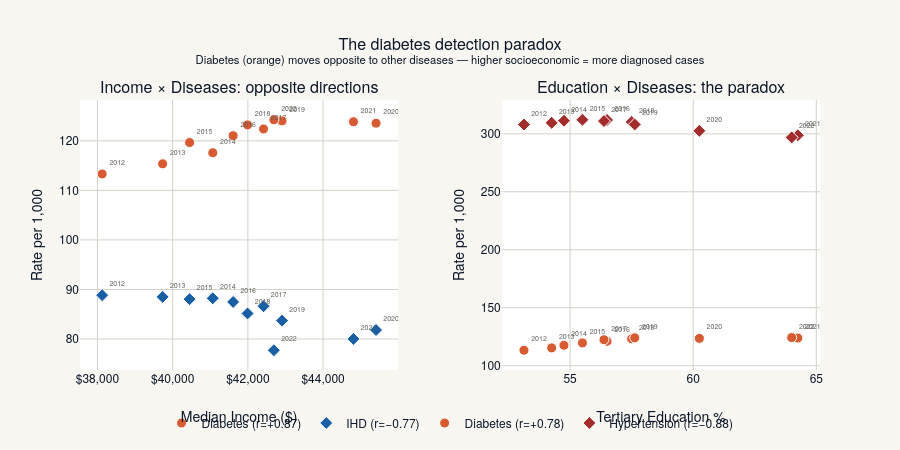

Notebook code for this chart:
### Markdown cell above
---
## 10. The Diabetes Paradox: When "More Cases" Means Better Healthcare

Diabetes is the **only** chronic disease that correlates *positively* with income and education — the exact opposite of what we'd expect. In a province where healthcare is free, why would wealthier, better-educated communities have *more* diagnosed diabetes?

**The answer: diagnostic ascertainment bias.**

As socioeconomic status rises, people are more likely to:
1. **Have a regular family doctor** — NS has an ongoing primary care attachment crisis (~100K+ residents without a GP). Higher-income communities tend to have better attachment rates.
2. **Get screened proactively** — diabetes is often asymptomatic for years. It's caught through blood work at routine checkups, not emergency visits.
3. **Receive a formal diagnosis and enter CCDSS tracking** — the surveillance system captures diagnosed cases, not actual prevalence.

So the diabetes rate isn't *increasing* because people are sicker — it's increasing because more cases are being **found and recorded**. The healthcare system is free, but *using* it proactively requires access to a GP, health literacy, and the time/ability to attend appointments — all socioeconomically mediated.

The other diseases (AMI, Hypertension, Asthma, IHD) don't show this pattern because their symptoms are more **acute** and less dependent on elective screening — you go to the ER when you have a heart attack or an asthma crisis regardless of education level.

### Code cell
# ============================================================
# 10. DIABETES PARADOX VISUALIZATION
# ============================================================
fig = make_subplots(
    rows=1, cols=2, subplot_titles=[
        'Income × Diseases: opposite directions',
        'Education × Diseases: the paradox'
    ], horizontal_spacing=0.14
)

# Panel A: Income vs Diabetes (positive) & IHD (negative)
for hv, color, name, symbol in [
    ('Diabetes', NS['coral'], 'Diabetes (r=+0.87)', 'circle'),
    ('Ischemic Heart Disease', NS['blue'], 'IHD (r=−0.77)', 'diamond'),
]:
    fig.add_trace(go.Scatter(
        x=merged['Median_Income'], y=merged[hv],
        name=name, mode='markers+text',
        text=merged['Year'].astype(str), textposition='top right', textfont=dict(size=7, color=NS['slate']),
        marker=dict(size=10, color=color, symbol=symbol, line=dict(width=1, color='white')),
        hovertemplate=f'<b>{name}</b><br>Income: $%{{x:,.0f}}<br>Rate: %{{y:.1f}}<extra></extra>',
    ), row=1, col=1)

# Panel B: Education vs Diabetes (positive) & Hypertension (negative)
for hv, color, name, symbol in [
    ('Diabetes', NS['coral'], 'Diabetes (r=+0.78)', 'circle'),
    ('Hypertension', NS['crimson'], 'Hypertension (r=−0.88)', 'diamond'),
]:
    fig.add_trace(go.Scatter(
        x=merged['Tertiary_Edu_Pct'], y=merged[hv],
        name=name, mode='markers+text',
        text=merged['Year'].astype(str), textposition='top right', textfont=dict(size=7, color=NS['slate']),
        marker=dict(size=10, color=color, symbol=symbol, line=dict(width=1, color='white')),
        hovertemplate=f'<b>{name}</b><br>Tertiary Edu: %{{x:.1f}}%<br>Rate: %{{y:.1f}}<extra></extra>',
    ), row=1, col=2)

fig.update_xaxes(title_text='Median Income ($)', tickformat='$,.0f', row=1, col=1)
fig.update_xaxes(title_text='Tertiary Education %', row=1, col=2)
fig.update_yaxes(title_text='Rate per 1,000', row=1, col=1)
fig.update_yaxes(title_text='Rate per 1,000', row=1, col=2)

fig.update_layout(
    template=NS_TEMPLATE,
    title='The diabetes detection paradox<br><sup>Diabetes (orange) moves opposite to other diseases — higher socioeconomic = more diagnosed cases</sup>',
    height=450, legend=dict(orientation='h', yanchor='bottom', y=-0.25, xanchor='center', x=0.5),
)
fig.show()

### Figure 1 — Plotly figure (JSON) as saved in the notebook; plotly's stock layout.template omitted (floating-point values rounded to 4 significant figures)
{"data": [{"hovertemplate": "<b>Diabetes (r=+0.87)</b><br>Income: $%{x:,.0f}<br>Rate: %{y:.1f}<extra></extra>", "marker": {"color": "#D85A30", "line": {"color": "white", "width": 1}, "size": 10, "symbol": "circle"}, "mode": "markers+text", "name": "Diabetes (r=+0.87)", "text": ["2012", "2013", "2014", "2015", "2016", "2017", "2018", "2019", "2020", "2021", "2022"], "textfont": {"color": "#5F5E5A", "size": 7}, "textposition": "top right", "type": "scatter", "x": [38120.0, 39730.0, 41070.0, 40450.0, 41610.0, 42420.0, 41990.0, 42910.0, 45410.0, 44810.0, 42690.0], "xaxis": "x", "y": [113.3, 115.4, 117.6, 119.7, 121.0, 122.4, 123.2, 124.0, 123.6, 123.9, 124.3], "yaxis": "y"}, {"hovertemplate": "<b>IHD (r=−0.77)</b><br>Income: $%{x:,.0f}<br>Rate: %{y:.1f}<extra></extra>", "marker": {"color": "#185FA5", "line": {"color": "white", "width": 1}, "size": 10, "symbol": "diamond"}, "mode": "markers+text", "name": "IHD (r=−0.77)", "text": ["2012", "2013", "2014", "2015", "2016", "2017", "2018", "2019", "2020", "2021", "2022"], "textfont": {"color": "#5F5E5A", "size": 7}, "textposition": "top right", "type": "scatter", "x": [38120.0, 39730.0, 41070.0, 40450.0, 41610.0, 42420.0, 41990.0, 42910.0, 45410.0, 44810.0, 42690.0], "xaxis": "x", "y": [88.86, 88.5, 88.22, 88.05, 87.48, 86.61, 85.16, 83.71, 81.82, 80.02, 77.73], "yaxis": "y"}, {"hovertemplate": "<b>Diabetes (r=+0.78)</b><br>Tertiary Edu: %{x:.1f}%<br>Rate: %{y:.1f}<extra></extra>", "marker": {"color": "#D85A30", "line": {"color": "white", "width": 1}, "size": 10, "symbol": "circle"}, "mode": "markers+text", "name": "Diabetes (r=+0.78)", "text": ["2012", "2013", "2014", "2015", "2016", "2017", "2018", "2019", "2020", "2021", "2022"], "textfont": {"color": "#5F5E5A", "size": 7}, "textposition": "top right", "type": "scatter", "x": [53.12, 54.25, 54.75, 55.5, 56.5, 56.38, 57.5, 57.62, 60.25, 64.25, 64.0], "xaxis": "x2", "y": [113.3, 115.4, 117.6, 119.7, 121.0, 122.4, 123.2, 124.0, 123.6, 123.9, 124.3], "yaxis": "y2"}, {"hovertemplate": "<b>Hypertension (r=−0.88)</b><br>Tertiary Edu: %{x:.1f}%<br>Rate: %{y:.1f}<extra></extra>", "marker": {"color": "#A32D2D", "line": {"color": "white", "width": 1}, "size": 10, "symbol": "diamond"}, "mode": "markers+text", "name": "Hypertension (r=−0.88)", "text": ["2012", "2013", "2014", "2015", "2016", "2017", "2018", "2019", "2020", "2021", "2022"], "textfont": {"color": "#5F5E5A", "size": 7}, "textposition": "top right", "type": "scatter", "x": [53.12, 54.25, 54.75, 55.5, 56.5, 56.38, 57.5, 57.62, 60.25, 64.25, 64.0], "xaxis": "x2", "y": [308.0, 309.5, 311.3, 312.2, 312.0, 311.0, 310.3, 308.1, 302.6, 298.8, 296.9], "yaxis": "y2"}], "layout": {"annotations": [{"font": {"size": 16}, "showarrow": false, "text": "Income × Diseases: opposite directions", "x": 0.215, "xanchor": "center", "xref": "paper", "y": 1, "yanchor": "bottom", "yref": "paper"}, {"font": {"size": 16}, "showarrow": false, "text": "Education × Diseases: the paradox", "x": 0.785, "xanchor": "center", "xref": "paper", "y": 1, "yanchor": "bottom", "yref": "paper"}], "height": 450, "legend": {"orientation": "h", "x": 0.5, "xanchor": "center", "y": -0.25, "yanchor": "bottom"}, "title": {"text": "The diabetes detection paradox<br><sup>Diabetes (orange) moves opposite to other diseases — higher socioeconomic = more diagnosed cases</sup>"}, "xaxis": {"anchor": "y", "domain": [0, 0.43], "tickformat": "$,.0f", "title": {"text": "Median Income ($)"}}, "xaxis2": {"anchor": "y2", "domain": [0.57, 1], "title": {"text": "Tertiary Education %"}}, "yaxis": {"anchor": "x", "domain": [0, 1], "title": {"text": "Rate per 1,000"}}, "yaxis2": {"anchor": "x2", "domain": [0, 1], "title": {"text": "Rate per 1,000"}}}}
